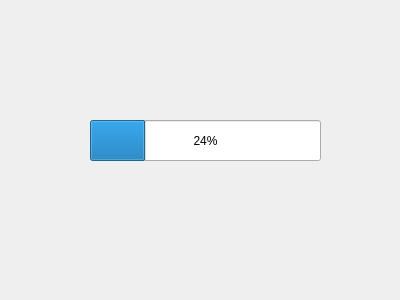
<?xml version="1.0" encoding="UTF-8"?>
<ui version="4.0">
 <class>Progress</class>
 <widget class="QWidget" name="Progress">
  <property name="geometry">
   <rect>
    <x>0</x>
    <y>0</y>
    <width>400</width>
    <height>300</height>
   </rect>
  </property>
  <property name="windowTitle">
   <string>Progress</string>
  </property>
  <widget class="QProgressBar" name="progressBar">
   <property name="geometry">
    <rect>
     <x>90</x>
     <y>120</y>
     <width>231</width>
     <height>41</height>
    </rect>
   </property>
   <property name="value">
    <number>24</number>
   </property>
  </widget>
 </widget>
 <resources/>
 <connections/>
</ui>
